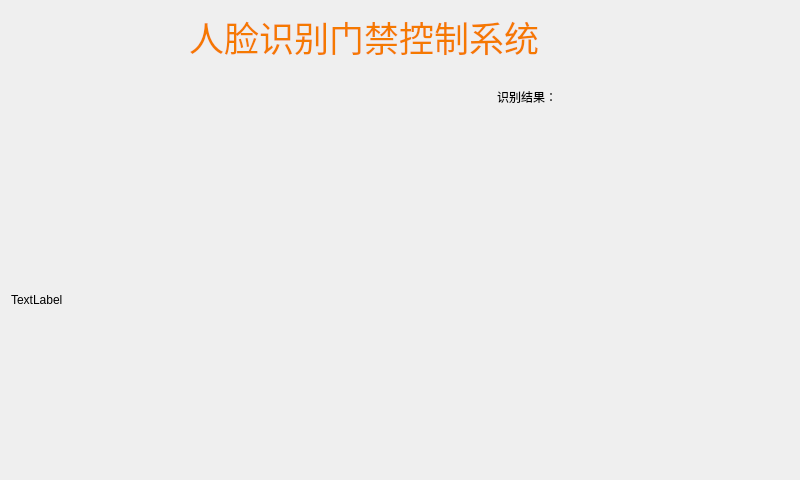
<?xml version="1.0" encoding="UTF-8"?>
<ui version="4.0">
 <class>Widget</class>
 <widget class="QWidget" name="Widget">
  <property name="geometry">
   <rect>
    <x>0</x>
    <y>0</y>
    <width>800</width>
    <height>480</height>
   </rect>
  </property>
  <property name="windowTitle">
   <string>Widget</string>
  </property>
  <layout class="QVBoxLayout" name="verticalLayout" stretch="1,1,6">
   <item>
    <layout class="QHBoxLayout" name="horizontalLayout" stretch="1,1,0,0,0,0">
     <item>
      <spacer name="horizontalSpacer">
       <property name="orientation">
        <enum>Qt::Horizontal</enum>
       </property>
       <property name="sizeHint" stdset="0">
        <size>
         <width>138</width>
         <height>28</height>
        </size>
       </property>
      </spacer>
     </item>
     <item>
      <widget class="QLabel" name="label_3">
       <property name="font">
        <font>
         <pointsize>26</pointsize>
        </font>
       </property>
       <property name="styleSheet">
        <string notr="true">color:rgb(245, 121, 0)
</string>
       </property>
       <property name="text">
        <string>人脸识别门禁控制系统</string>
       </property>
      </widget>
     </item>
     <item>
      <spacer name="horizontalSpacer_2">
       <property name="orientation">
        <enum>Qt::Horizontal</enum>
       </property>
       <property name="sizeHint" stdset="0">
        <size>
         <width>40</width>
         <height>20</height>
        </size>
       </property>
      </spacer>
     </item>
     <item>
      <widget class="QPushButton" name="ButtonSet">
       <property name="toolTip">
        <string>后台设置</string>
       </property>
       <property name="text">
        <string/>
       </property>
       <property name="icon">
        <iconset resource="source.qrc">
         <normaloff>:/image/set.png</normaloff>:/image/set.png</iconset>
       </property>
       <property name="iconSize">
        <size>
         <width>35</width>
         <height>35</height>
        </size>
       </property>
       <property name="flat">
        <bool>true</bool>
       </property>
      </widget>
     </item>
     <item>
      <widget class="QPushButton" name="pushButton">
       <property name="text">
        <string/>
       </property>
       <property name="icon">
        <iconset resource="source.qrc">
         <normaloff>:/image/back.png</normaloff>:/image/back.png</iconset>
       </property>
       <property name="iconSize">
        <size>
         <width>35</width>
         <height>35</height>
        </size>
       </property>
       <property name="default">
        <bool>false</bool>
       </property>
       <property name="flat">
        <bool>true</bool>
       </property>
      </widget>
     </item>
     <item>
      <spacer name="horizontalSpacer_3">
       <property name="orientation">
        <enum>Qt::Horizontal</enum>
       </property>
       <property name="sizeHint" stdset="0">
        <size>
         <width>118</width>
         <height>28</height>
        </size>
       </property>
      </spacer>
     </item>
    </layout>
   </item>
   <item>
    <layout class="QHBoxLayout" name="horizontalLayout_2" stretch="5,2,1">
     <item>
      <spacer name="horizontalSpacer_4">
       <property name="orientation">
        <enum>Qt::Horizontal</enum>
       </property>
       <property name="sizeHint" stdset="0">
        <size>
         <width>458</width>
         <height>38</height>
        </size>
       </property>
      </spacer>
     </item>
     <item>
      <widget class="QLabel" name="label_result">
       <property name="text">
        <string>识别结果：</string>
       </property>
      </widget>
     </item>
     <item>
      <spacer name="horizontalSpacer_5">
       <property name="orientation">
        <enum>Qt::Horizontal</enum>
       </property>
       <property name="sizeHint" stdset="0">
        <size>
         <width>118</width>
         <height>28</height>
        </size>
       </property>
      </spacer>
     </item>
    </layout>
   </item>
   <item>
    <widget class="QLabel" name="label">
     <property name="text">
      <string>TextLabel</string>
     </property>
     <property name="scaledContents">
      <bool>true</bool>
     </property>
    </widget>
   </item>
  </layout>
 </widget>
 <layoutdefault spacing="6" margin="11"/>
 <resources>
  <include location="source.qrc"/>
 </resources>
 <connections/>
</ui>
